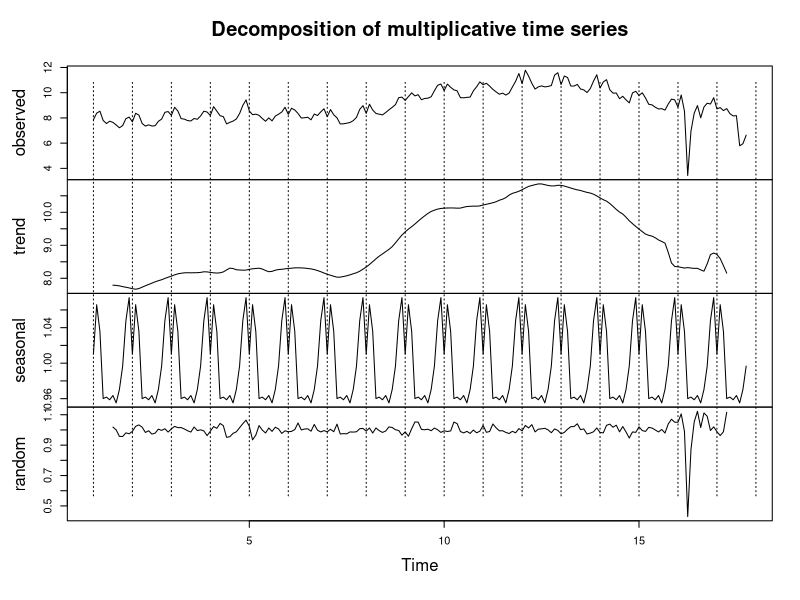
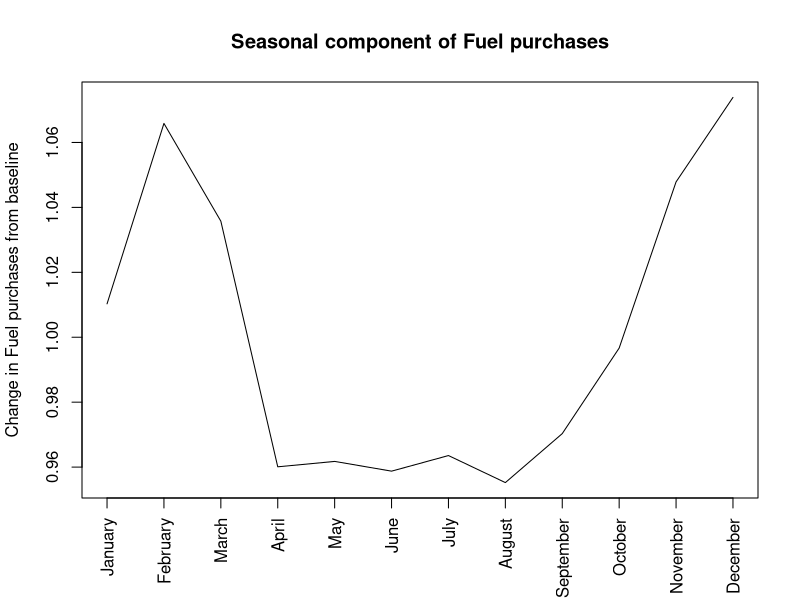
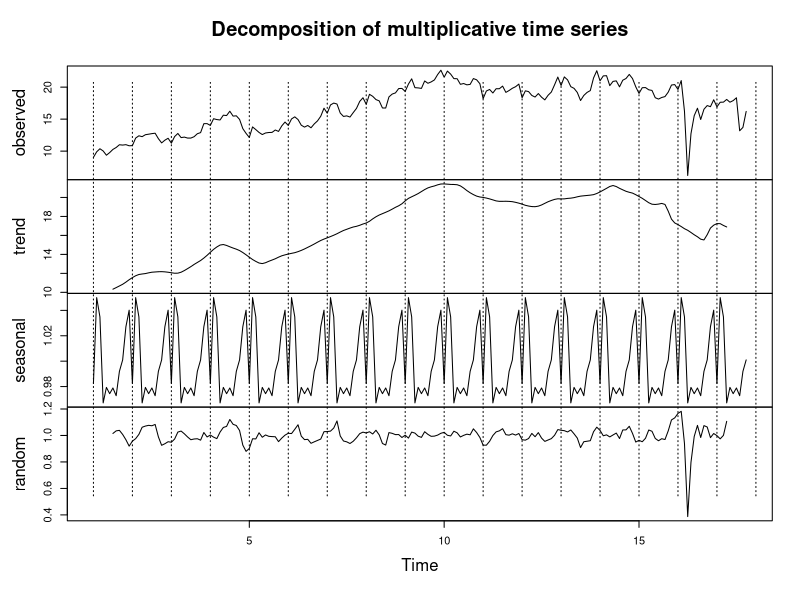
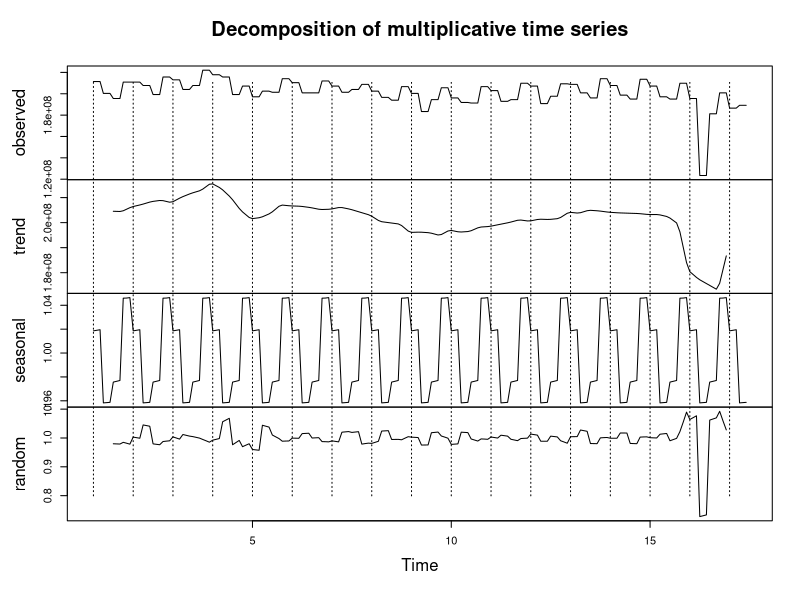
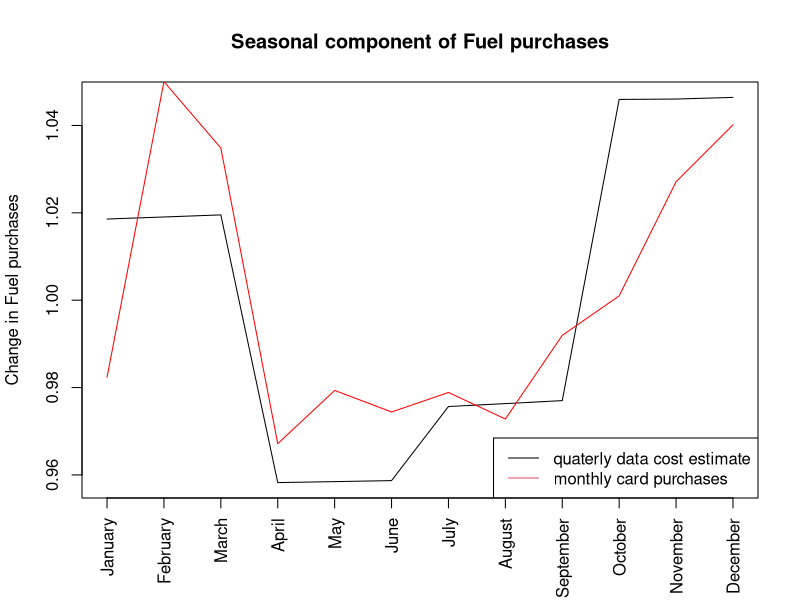
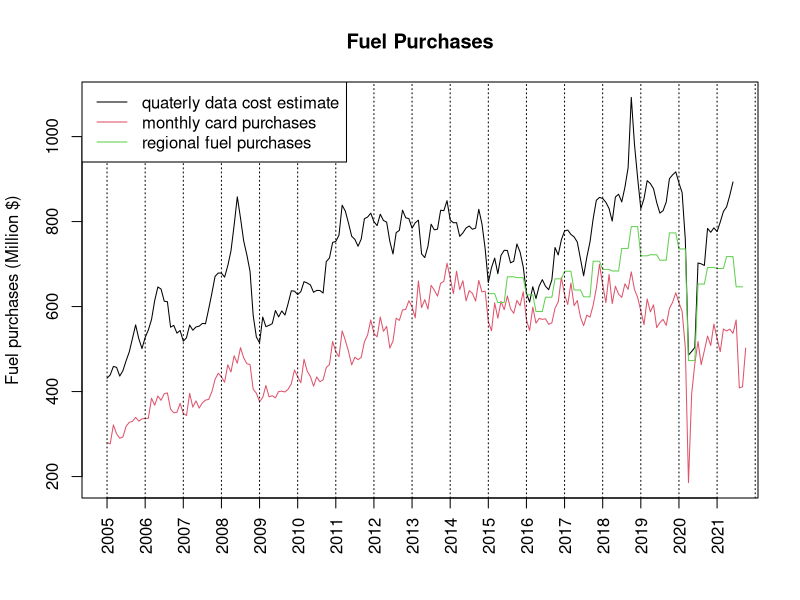

Generate these figures, in order, with R:
## ---- chunk 1
knitr::opts_chunk$set(echo = T)
knitr::opts_chunk$set(fig.width=9, fig.height=5) 
library(dplyr)
library(ggplot2)
library(tidyr)
library(quantmod)
library(forecast)
library(tseries)
library(stringr)

## ---- chunk 2

yearly_line = function(period = 12, count = 10) {
  for (i in 0:count) {
    abline(v = i*period+1, lty = 3)
  }
}
## ---- chunk 3
month_length = c(31,28,31,30,31,30,31,31,30,31,30,31)


#card transactions at fuel stations
card_fuel = read.csv("downloaded_stats/fuel_usage_card_transactions_data.csv", header = T)

#fuel cost data
fuel_cost = read.csv("downloaded_stats/MBIE_weekly_fuel_cost.csv")
fuel_cost$Week_ending_Friday = as.Date(fuel_cost$Week_ending_Friday)
fuel_cost$year = as.numeric(format(fuel_cost$Week_ending_Friday, '%Y'))
fuel_cost$month = as.numeric(format(fuel_cost$Week_ending_Friday, '%m'))

month_fuel_cost = fuel_cost %>% 
  group_by(year, month) %>% 
  summarise(petrol_cost = mean(Regular_Petrol_discounted_retail_price_NZc.p.l/100),
            diesel_cost = mean(Diesel_discounted_retail_price_NZc.p.l/100),
            premium_cost = mean(Premium_Petrol_95R_discounted_retail_price_NZc.p.l/100))

card_fuel = merge(card_fuel, month_fuel_cost, by = c("year", "month"), sort = FALSE)
card_fuel = card_fuel[card_fuel$year != 2004,]
card_fuel_bl = card_fuel[card_fuel$year <= 2019,]
#rm(fuel_cost)
#rm(month_fuel_cost)



#MBIE quaterly fuel usage data
fuel_trade = read.csv("downloaded_stats/fuel_trade.csv", header = T)
fuel_trade$qart = fuel_trade$month/3

monthly_fuel_trade = fuel_trade[rep(seq_len(nrow(fuel_trade)), each = 3), ]
monthly_fuel_trade$month = rep(1:12, length.out = nrow(monthly_fuel_trade))
monthly_fuel_trade[,c("Petrol", "Regular.Petrol", "Premium.Petrol","Diesel")] = monthly_fuel_trade[,c("Petrol", "Regular.Petrol", "Premium.Petrol","Diesel")]/3

#estimate the montly cost of trade fuel to compare to credit card transactions
monthly_trade_cost = monthly_fuel_trade[monthly_fuel_trade$year >= 2005, c("year", "month", "Regular.Petrol","Premium.Petrol", "Diesel")]
monthly_trade_cost = merge(monthly_trade_cost, month_fuel_cost, by = c("year", "month"), sort = FALSE)
monthly_trade_cost$diesel_total_cost = monthly_trade_cost$Diesel * monthly_trade_cost$diesel_cost
monthly_trade_cost$petrol_total_cost = monthly_trade_cost$Regular.Petrol*monthly_trade_cost$petrol_cost +
                                monthly_trade_cost$Premium.Petrol*monthly_trade_cost$premium_cost
monthly_trade_cost$est_total_cost = monthly_trade_cost$diesel_total_cost + monthly_trade_cost$petrol_total_cost

regional_fuel_sales = read.csv("downloaded_stats/regional_fuel_sales.csv", header = T)
regional_fuel_sales$quat = as.numeric(str_sub(regional_fuel_sales$Quarter, -1))

monthly_regional_sales = regional_fuel_sales[rep(seq_len(nrow(regional_fuel_sales)), each = 3), ]
monthly_regional_sales$month = rep(1:12, length.out = nrow(monthly_regional_sales))
#careful as using numbers as column indexs
monthly_regional_sales[,3:20] = monthly_regional_sales[,3:20]/3



                                
## ---- chunk 4
fuel_pur_series = ts((card_fuel$fuel_purchased/card_fuel$petrol)/month_length, frequency = 12)
decomp_fuel_pur = decompose(fuel_pur_series,"multiplicative")
plot(decomp_fuel_pur)
yearly_line(period = 1, count = 20)
## ---- chunk 5
plot(decomp_fuel_pur$figure, type = 'l', main = "Seasonal component of Fuel purchases", xaxt = "n",
     xlab = "", ylab = "Change in Fuel purchases from baseline")
axis(1, labels = month.name, at = 1:12, las = 3)
## ---- chunk 6
fuel_pur_series = ts((card_fuel$fuel_purchased)/month_length, frequency = 12)
decomp_fuel_pur = decompose(fuel_pur_series,"multiplicative")
plot(decomp_fuel_pur)
yearly_line(period = 1, count = 20)
## ---- chunk 7
fuel_trade_cost_series = ts(monthly_trade_cost$Regular.Petrol, frequency = 12)
decomp_fuel_trade_cost = decompose(fuel_trade_cost_series, "multiplicative")
plot(decomp_fuel_trade_cost)
yearly_line(period = 1, count = 50)
## ---- chunk 8
plot(decomp_fuel_trade_cost$figure, type = 'l', main = "Seasonal component of Fuel purchases", xaxt = "n",
     xlab = "", ylab = "Change in Fuel purchases")
points(decomp_fuel_pur$figure, type = 'l', col = "red")
legend("bottomright", legend = c("quaterly data cost estimate", "monthly card purchases"), col = 1:2, lty = 1)
axis(1, labels = month.name, at = 1:12, las = 3)
## ---- chunk 9
plot(monthly_trade_cost$est_total_cost/1e6,type = 'l', ylim = c(min(card_fuel$fuel_purchased), max(monthly_trade_cost$est_total_cost/1e6)), xaxt = "n", xlab = "", ylab = "Fuel purchases (Million $)",
     main = "Fuel Purchases")
points(card_fuel$fuel_purchased, type = 'l', col = 2)
points(y=monthly_regional_sales$Total/1e6,x = (12*10+1):(12*10+81), type = 'l', col = 3)
yearly_line(count = 20)
axis(1, labels = 2005:2021, at = c(0,1:16)*12+1, las = 3)
legend("topleft", legend = c("quaterly data cost estimate", "monthly card purchases", "regional fuel purchases"), col = 1:3, lty = 1)
